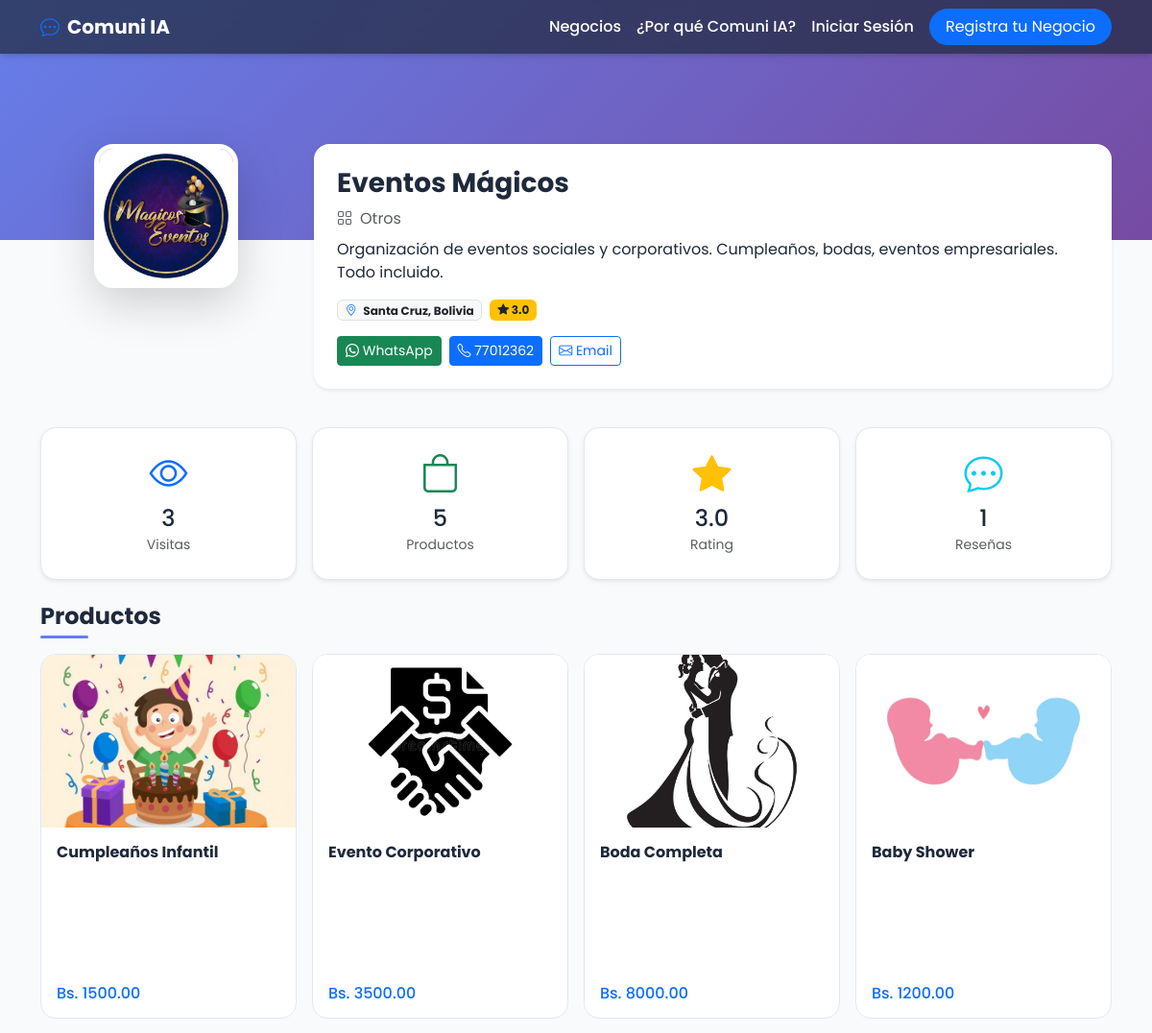
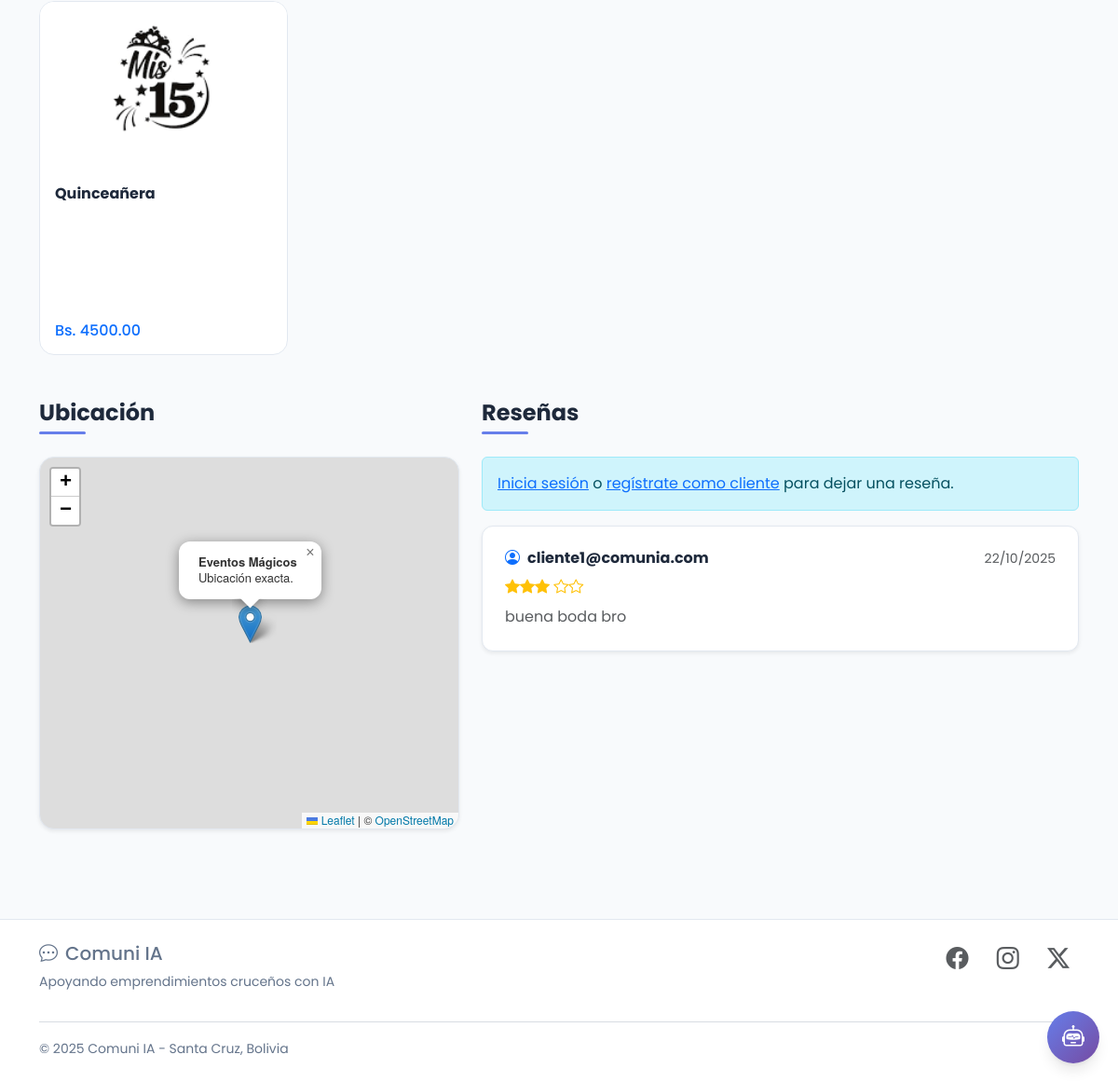
The app's page /profile/18 with its own data (2 pictures, top to bottom).
### app.py (models this page shows)
class Business(db.Model):
    __tablename__ = 'businesses'
    id = db.Column(db.Integer, primary_key=True)
    name = db.Column(db.String(160), nullable=False)
    description = db.Column(db.Text, nullable=False)
    logo = db.Column(db.String(500), nullable=True)  # Ruta relativa a static/uploads
    location = db.Column(db.String(160), nullable=False, default="Santa Cruz, Bolivia")
    category = db.Column(db.String(100), nullable=False, default="Servicios")
    phone = db.Column(db.String(20), nullable=True)
    nit = db.Column(db.String(20), nullable=True)  # NUEVO CAMPO
    latitude = db.Column(db.Float, nullable=True)
    longitude = db.Column(db.Float, nullable=True)
    email = db.Column(db.String(120), nullable=True)
    whatsapp = db.Column(db.String(20), nullable=True)
    reviews = db.relationship('Review', backref='business', lazy=True, cascade="all, delete-orphan")
    products = db.relationship('Product', backref='business', lazy=True, cascade="all, delete-orphan")
    favorited_by = db.relationship('User', secondary=favorites, lazy='subquery', backref=db.backref('favorite_businesses', lazy=True))
    viewed_by = db.relationship('User', secondary=business_views, lazy='subquery', backref=db.backref('viewed_businesses', lazy=True))
    is_active = db.Column(db.Boolean, default=True, nullable=False)

class Product(db.Model):
    __tablename__ = 'products'
    id = db.Column(db.Integer, primary_key=True)
    business_id = db.Column(db.Integer, db.ForeignKey('businesses.id'), nullable=False)
    name = db.Column(db.String(160), nullable=False)
    description = db.Column(db.Text, nullable=True)  # Descripción detallada del producto
    price = db.Column(db.Float, nullable=False)
    image_url = db.Column(db.String(500), nullable=True)  # Ruta relativa a static/uploads

class Review(db.Model):
    __tablename__ = 'reviews'
    id = db.Column(db.Integer, primary_key=True)
    business_id = db.Column(db.Integer, db.ForeignKey('businesses.id'), nullable=False)
    author = db.Column(db.String(120), nullable=False)
    rating = db.Column(db.Integer, nullable=False)
    comment = db.Column(db.Text, nullable=False)
    created_at = db.Column(db.DateTime, default=db.func.now())
    def to_dict(self):
        return {
            'id': self.id,
            'author': self.author,
            'rating': self.rating,
            'comment': self.comment,
            'created_at': self.created_at.strftime('%d/%m/%Y') if self.created_at else None
        }

### app.py (the view, shortened to what this page needs)
@app.route('/profile/<int:id>', strict_slashes=False)
def profile(id):
    business = Business.query.get_or_404(id)
    products = Product.query.filter_by(business_id=id).all()
    reviews_query = Review.query.filter_by(business_id=id).order_by(Review.created_at.desc()).all()
    avg_rating = db.session.query(db.func.avg(Review.rating)).filter_by(business_id=id).scalar() or 0
    is_owner = False
    is_favorited = False
    view_count = len(business.viewed_by)
    return render_template('profile.html', business=business, products=products,
                         reviews=[r.to_dict() for r in reviews_query],
                         avg_rating=round(avg_rating, 1), view_count=view_count,
                         is_owner=is_owner,
                         is_favorited=is_favorited)

### templates/profile.html (shortened to what this page needs)
{% extends "layout.html" %}
{% block head_extra %}
  <link rel="stylesheet" href="https://unpkg.com/leaflet@1.9.4/dist/leaflet.css"/>
{% endblock %}
{% block content %}
<div data-business-id="{{ business.id }}" data-is-owner="{{ 'true' if is_owner else 'false' }}" data-latitude="{{ business.latitude or '' }}" data-longitude="{{ business.longitude or '' }}">
<div class="profile-banner" style="background-image: linear-gradient(135deg, #667eea 0%, #764ba2 100%);"></div>
<div class="container pb-5">
  <div class="profile-header">
    <div class="row">
      <div class="col-md-3 text-center mb-3 position-relative">
        {% if business.logo %}
        <img src="{{ url_for('static', filename='uploads/' + business.logo) }}" class="profile-avatar shadow-lg mx-auto">
        {% else %}
        <div class="profile-avatar shadow-lg mx-auto d-flex align-items-center justify-content-center bg-light">
          <i class="bi bi-shop display-4 text-muted"></i>
        </div>
        {% endif %}
      </div>
      <div class="col-md-9">
        <div class="bg-white rounded-4 shadow-sm p-4 h-100">
          <div class="d-flex justify-content-between align-items-start">
            <div>
              <h1 class="h3 fw-bold mb-2">{{ business.name }}</h1>
            </div>
          </div>
          <p class="text-muted mb-2"><i class="bi bi-grid me-2"></i>{{ business.category }}</p>
          <p class="mb-3">{{ business.description }}</p>
          <div class="d-flex gap-2 flex-wrap mb-3">
            <span class="badge bg-light text-dark border"><i class="bi bi-geo-alt text-primary me-1"></i> {{ business.location }}</span>
            <span class="badge bg-warning text-dark"><i class="bi bi-star-fill"></i> {{ avg_rating if avg_rating > 0 else 'Nuevo' }}</span>
          </div>
          <div class="d-flex gap-2 flex-wrap">
            {% if business.whatsapp %}
            <a href="https://wa.me/{{ business.whatsapp }}" target="_blank" class="btn btn-success btn-sm">
              <i class="bi bi-whatsapp"></i> WhatsApp
            </a>
            {% endif %}
            {% if business.phone %}
            <a href="tel:{{ business.phone }}" class="btn btn-primary btn-sm">
              <i class="bi bi-telephone"></i> {{ business.phone }}
            </a>
            {% endif %}
            {% if business.email %}
            <a href="mailto:{{ business.email }}" class="btn btn-outline-primary btn-sm">
              <i class="bi bi-envelope"></i> Email
            </a>
            {% endif %}
          </div>
        </div>
      </div>
    </div>
  </div>
  <div class="row g-3 my-4">
    <div class="col-md-3 col-6">
      <div class="stats-box shadow-sm">
        <i class="bi bi-eye display-6 text-primary"></i>
        <h4 class="mt-2 mb-0">{{ view_count }}</h4>
        <small class="text-muted">Visitas</small>
      </div>
    </div>
    <div class="col-md-3 col-6">
      <div class="stats-box shadow-sm">
        <i class="bi bi-bag display-6 text-success"></i>
        <h4 class="mt-2 mb-0">{{ products|length }}</h4>
        <small class="text-muted">Productos</small>
      </div>
    </div>
    <div class="col-md-3 col-6">
      <div class="stats-box shadow-sm">
        <i class="bi bi-star-fill display-6 text-warning"></i>
        <h4 class="mt-2 mb-0">{{ avg_rating if avg_rating > 0 else 'N/A' }}</h4>
        <small class="text-muted">Rating</small>
      </div>
    </div>
    <div class="col-md-3 col-6">
      <div class="stats-box shadow-sm">
        <i class="bi bi-chat-dots display-6 text-info"></i>
        <h4 class="mt-2 mb-0">{{ reviews|length }}</h4>
        <small class="text-muted">Reseñas</small>
      </div>
    </div>
  </div>
  <section class="mb-5">
    <div class="d-flex justify-content-between align-items-center mb-3">
      <h2 class="section-title mb-0">Productos</h2>
    </div>
    <div id="products-list" class="row g-3">
      {% if products %}
        {% for product in products %}
        <div class="col-lg-3 col-md-4 col-sm-6 col-12">
          <div class="product-card-new" data-product-id="{{ product.id }}">
            <div class="product-card-inner">
              <div class="product-card-front">
                {% if product.image_url %}
                <img src="{{ url_for('static', filename='uploads/' + product.image_url) }}" class="product-img-new">
                {% else %}
                <div class="product-img-new bg-light d-flex align-items-center justify-content-center">
                  <i class="bi bi-image display-4 text-muted"></i>
                </div>
                {% endif %}
                <div class="p-3">
                  <h6 class="fw-bold mb-2">{{ product.name }}</h6>
                  <div class="d-flex justify-content-between align-items-center">
                    <span class="h6 text-primary mb-0">Bs. {{ "%.2f"|format(product.price) }}</span>
                  </div>
                </div>
              </div>
              <div class="product-card-back">
                <div class="d-flex justify-content-between align-items-start mb-3">
                  <h6 class="fw-bold mb-0">{{ product.name }}</h6>
                </div>
                <div class="product-description small">
                  {% if product.description %}
                  <p class="mb-3">{{ product.description }}</p>
                  {% else %}
                  <p class="text-muted">Sin descripción disponible</p>
                  {% endif %}
                </div>
                <div class="mt-auto">
                  <div class="d-flex justify-content-between align-items-center">
                    <span class="h6 text-primary mb-0">Bs. {{ "%.2f"|format(product.price) }}</span>
                  </div>
                </div>
              </div>
            </div>
          </div>
        </div>
        {% endfor %}
      {% endif %}
    </div>
  </section>
  <section class="mt-5">
    <div class="row g-4">
      <div class="col-lg-5">
        <h2 class="section-title">Ubicación</h2>
        <div id="profileMap" class="map-container shadow-sm"></div>
      </div>
      <div class="col-lg-7">
        <h2 class="section-title">Reseñas</h2>
        {% if session.user_id and not is_owner %}
        <div class="card shadow-sm mb-4">
          <div class="card-body p-4">
            <h5 class="card-title">Deja tu opinión</h5>
            <form id="reviewForm">
              <div class="mb-3">
                <label class="form-label">Calificación</label>
                <div id="ratingStars" class="text-warning" style="cursor: pointer; font-size: 1.5rem;">
                  <i class="bi bi-star" data-value="1"></i>
                  <i class="bi bi-star" data-value="2"></i>
                  <i class="bi bi-star" data-value="3"></i>
                  <i class="bi bi-star" data-value="4"></i>
                  <i class="bi bi-star" data-value="5"></i>
                </div>
                <input type="hidden" name="rating" id="ratingInput" required>
              </div>
              <div class="mb-3">
                <label for="comment" class="form-label">Comentario</label>
                <textarea class="form-control" id="comment" name="comment" rows="3" required></textarea>
              </div>
              <button type="submit" class="btn btn-primary">Enviar Reseña</button>
            </form>
          </div>
        </div>
        {% elif not session.user_id %}
        <div class="alert alert-info">
          <a href="{{ url_for('login', next=request.url) }}">Inicia sesión</a> o
          <a href="{{ url_for('register_client') }}">regístrate como cliente</a> para dejar una reseña.
        </div>
        {% endif %}
        <div id="reviews-list">
          {% if reviews %}
            {% for review in reviews %}
            <div class="review-box shadow-sm mb-3">
              <div class="d-flex justify-content-between mb-2">
                <h6 class="fw-bold mb-0"><i class="bi bi-person-circle text-primary me-2"></i>{{ review.author }}</h6>
                <small class="text-muted">{{ review.created_at }}</small>
              </div>
              <div class="text-warning mb-2">
                {% for i in range(review.rating) %}<i class="bi bi-star-fill"></i>{% endfor %}
                {% for i in range(5 - review.rating) %}<i class="bi bi-star"></i>{% endfor %}
              </div>
              <p class="text-muted mb-0">{{ review.comment }}</p>
            </div>
            {% endfor %}
          {% else %}
          <div class="col-12 text-center py-5">
            <i class="bi bi-star display-1 text-muted"></i>
            <h5 class="mt-3">Sin reseñas</h5>
            <p class="text-muted">Sé el primero en dejar una reseña.</p>
          </div>
          {% endif %}
        </div>
      </div>
    </div>
  </section>
</div>
</div>
{% endblock %}

### templates/layout.html (shortened to what this page needs)
<!doctype html>
<html lang="es">
<head>
  <link href="https://cdn.jsdelivr.net/npm/bootstrap@5.3.3/dist/css/bootstrap.min.css" rel="stylesheet"/>
  <link href="{{ url_for('static', filename='css/styles.css') }}" rel="stylesheet"/>
  <link rel="stylesheet" href="https://cdn.jsdelivr.net/npm/bootstrap-icons@1.11.3/font/bootstrap-icons.css">
  {% block head_extra %}{% endblock %}
</head>
<body>
<nav class="navbar navbar-expand-lg navbar-dark fixed-top navbar-main">
  <div class="container">
    <a class="navbar-brand fw-bold" href="{{ url_for('home') }}">
      <i class="bi bi-chat-dots text-primary me-2"></i>Comuni IA
    </a>
    <div class="collapse navbar-collapse" id="navbarNav">
      <ul class="navbar-nav ms-auto align-items-lg-center">
        <li class="nav-item"><a href="{{ url_for('home') }}#destacados" class="nav-link">Negocios</a></li>
        <li class="nav-item"><a href="{{ url_for('home') }}#sobre" class="nav-link">¿Por qué Comuni IA?</a></li>
        {% if session.user_id %}
        <li class="nav-item dropdown">
          <a class="nav-link dropdown-toggle" href="#" id="navbarDropdown" role="button" data-bs-toggle="dropdown" aria-expanded="false">
            <i class="bi bi-person-circle me-1"></i> {{ session.user_email }}
          </a>
          <ul class="dropdown-menu dropdown-menu-end" aria-labelledby="navbarDropdown">
            {% if session.user_role == 'admin' %}
            <li><a class="dropdown-item" href="{{ url_for('admin_dashboard') }}">Panel Admin</a></li>
            {% elif session.business_id %}
            <li><a class="dropdown-item" href="{{ url_for('profile', id=session.business_id) }}">Mi Perfil</a></li>
            {% endif %}
            <li><hr class="dropdown-divider"></li>
            <li><a class="dropdown-item" href="{{ url_for('logout') }}">Cerrar Sesión</a></li>
          </ul>
        </li>
        {% else %}
        <li class="nav-item"><a href="{{ url_for('login') }}" class="nav-link">Iniciar Sesión</a></li>
        <li class="nav-item ms-lg-2"><a href="{{ url_for('join') }}" class="btn btn-primary rounded-pill px-3">Registra tu Negocio</a></li>
        {% endif %}
      </ul>
    </div>
  </div>
</nav>
{% block content %}{% endblock %}
<footer class="main-footer">
  <div class="container">
    <div class="row">
      <div class="col-md-6">
        <h5><i class="bi bi-chat-dots me-2"></i>Comuni IA</h5>
        <p class="small">Apoyando emprendimientos cruceños con IA</p>
      </div>
      <div class="col-md-6 text-md-end">
        <a href="#" class="text-muted me-3"><i class="bi bi-facebook fs-4"></i></a>
        <a href="#" class="text-muted me-3"><i class="bi bi-instagram fs-4"></i></a>
        <a href="#" class="text-muted"><i class="bi bi-twitter-x fs-4"></i></a>
      </div>
    </div>
    <hr class="my-3">
    <small>&copy; 2025 Comuni IA - Santa Cruz, Bolivia</small>
  </div>
</footer>
{% include '_chatbot.html' %}
</body>
</html>

### templates/_chatbot.html (shortened to what this page needs)
<div id="chatbot-toggle" class="chatbot-btn">
    <i class="bi bi-robot"></i>
</div>

### records on screen
Business: logo (picture), name "Eventos Mágicos", category "Otros", description "Organización de eventos sociales y corporativos. Cumpleaños, bodas, eventos empresariales. Todo incluido.", location "Santa Cruz, Bolivia", phone "77012362"
Product: image_url (picture), name "Cumpleaños Infantil", price "1500.00"
Product: image_url (picture), name "Evento Corporativo", price "3500.00"
Product: image_url (picture), name "Boda Completa", price "8000.00"
Product: image_url (picture), name "Baby Shower", price "1200.00"
Product: image_url (picture), name "Quinceañera", price "4500.00"
Review: author "cliente1@comunia.com", created_at "22/10/2025", comment "buena boda bro"

### other values on screen
{{ avg_rating if avg_rating > 0 else 'Nuevo' }} "3.0"
{{ view_count }} "3"
{{ products|length }} "5"
{{ avg_rating if avg_rating > 0 else 'N/A' }} "3.0"
{{ reviews|length }} "1"
